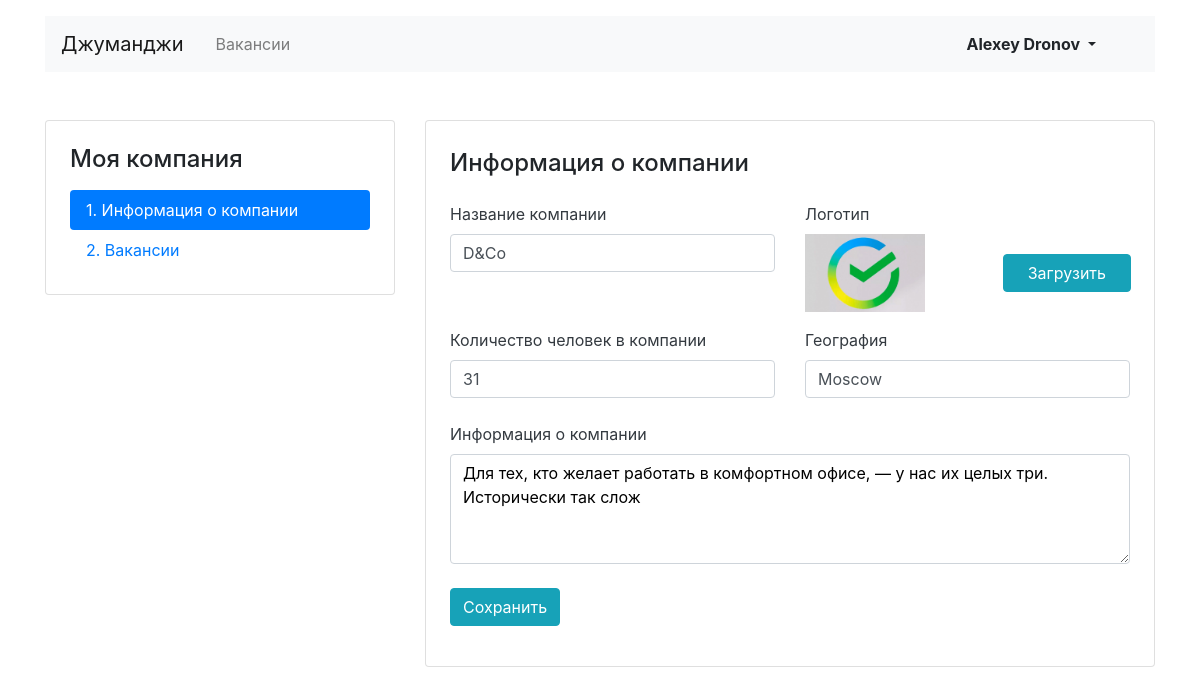
Before: /company-edit/ (signed in) with the older database file.
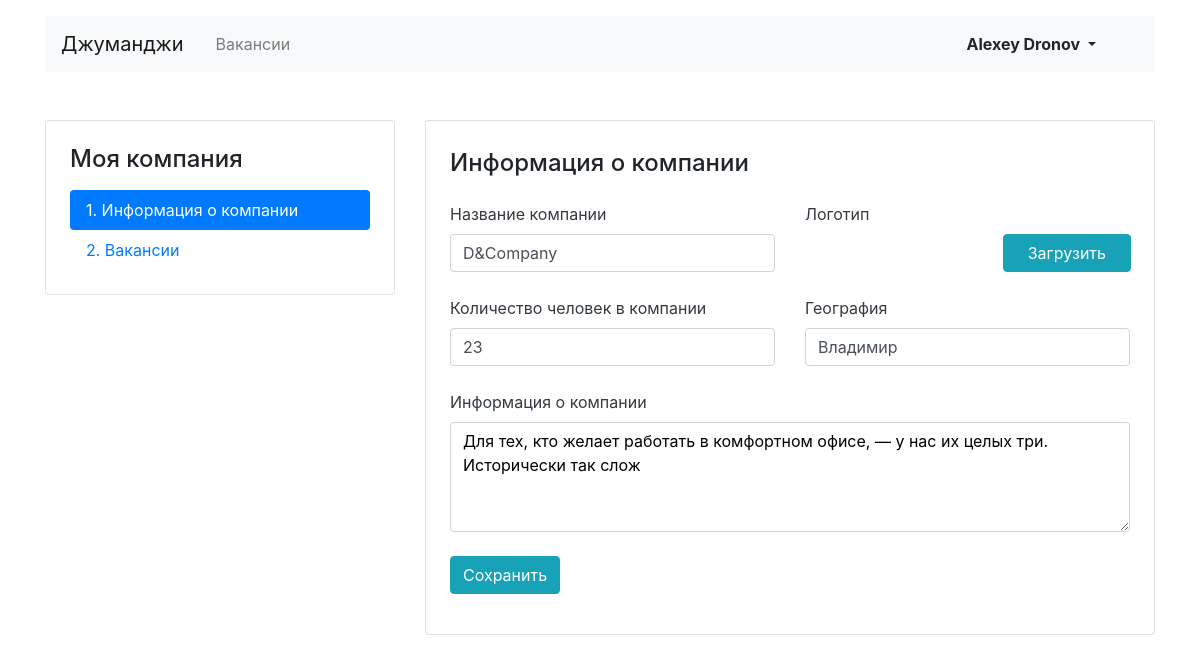
After: the same page with the newer database file.
### jumanji/models.py (models this page shows)
class Company(models.Model):
    title = models.CharField(max_length=64)
    location = models.CharField(max_length=64)
    logo = models.ImageField(upload_to=MEDIA_COMPANY_IMAGE_DIR)
    description = models.TextField(max_length=1200)
    employee_count = models.IntegerField()
    owner = models.OneToOneField(get_user_model(), related_name='company', on_delete=models.CASCADE)

### jumanji/views.py (the view, shortened to what this page needs)
# urls.py: path('company-edit/', OwnCompanyEdit.as_view(), name='own-company-edit'),
class OwnCompanyEdit(View):
    def get(self, request):
        own_company = Company.objects.filter(owner=request.user).first()
        if own_company is None:
            return redirect(reverse('own-company-create'))
        else:
            return render(request, 'jumanji/company-edit.html', context={'own_company': own_company})

### jumanji/templates/jumanji/company-edit.html (shortened to what this page needs)
{% extends 'jumanji/base.html' %}
{% block container %}
  <main class="container mt-3 pb-5">
    <div class="row mt-5">
      <div class="col-12 col-lg-4">
        <aside class="pt-3 pb-4 px-4 mb-5 card">
          <h1 class="h4 pt-2 pb-2">Моя компания</h1>
          <div class="nav flex-column nav-pills">
            <a class="nav-link active" href="{% url 'own-company-edit' %}">1. Информация о компании</a>
            <a class="nav-link" href="{% url 'vacancies-suggest' %}">2. Вакансии</a>
          </div>
        </aside>
      </div>
      <div class="col-12 col-lg-8">
        <div class="card">
          <div class="card-body px-4 pb-4">
            <section class="tab-pane fade show active">
              <h2 class="h4 pt-2 pb-3">Информация о&nbsp;компании</h2>
              <form enctype="multipart/form-data" method="post">{% csrf_token %}
                <div class="row">
                  <div class="col-12 col-md-6">
                    <div class="form-group pb-2">
                      <label class="mb-2 text-dark" for="companyName">Название компании</label>
                      <input class="form-control" type="text" value="{{ own_company.title }}" name="title" id="companyName">
                    </div>
                  </div>
                  <div class="col-12 col-md-6">
                    <div class="form-group">
                      <label class="mb-2 text-dark" for="companyLogo">Логотип</label>
                      <div class="row align-items-center">
                        <div class="col-6">
                          <img src="{{ own_company.logo.url }}" alt="" style="max-width: 120px;height: auto;">
                        </div>
                        <div class="col-6" style="position: relative;">
                          <div class="input-group-prepend" style="position: absolute; top: 0;right: 15px;">
                            <span class="btn btn-info px-4">Загрузить</span>
                          </div>
                          <div class="custom-file" style="">
                          </div>
                        </div>
                      </div>
                    </div>
                  </div>
                </div>
                <div class="row">
                  <div class="col-12 col-md-6">
                    <div class="form-group pb-2">
                      <label class="mb-2 text-dark" for="companyTeam">Количество человек в компании</label>
                      <input class="form-control" name="employee_count" type="text" value="{{ own_company.employee_count }}" id="companyTeam">
                    </div>
                  </div>
                  <div class="col-12 col-md-6">
                    <div class="form-group pb-2">
                      <label class="mb-2 text-dark" for="companyLocation">География</label>
                      <input class="form-control" name="location" type="text" value="{{ own_company.location }}" id="companyLocation">
                    </div>
                  </div>
                </div>
                <div class="form-group pb-2">
                  <label class="mb-2 text-dark" for="companyInfo">Информация о&nbsp;компании</label>
                  <textarea class="form-control" rows="4" name="description" id="companyInfo" style="color:#000;">{{ own_company.description }}</textarea>
                </div>
                <div class="form-group">
                  <input type="submit" class="btn btn-info" value="Сохранить">
                </div>
              </form>
            </section>
          </div>
        </div>
      </div>
    </div>
  </main>
{% endblock %}

Changed rows visible on the page:
changed Company: title "D&Co" → "D&Company"; employee_count "31" → "23"; location "Moscow" → "Владимир"; logo: picture removed
